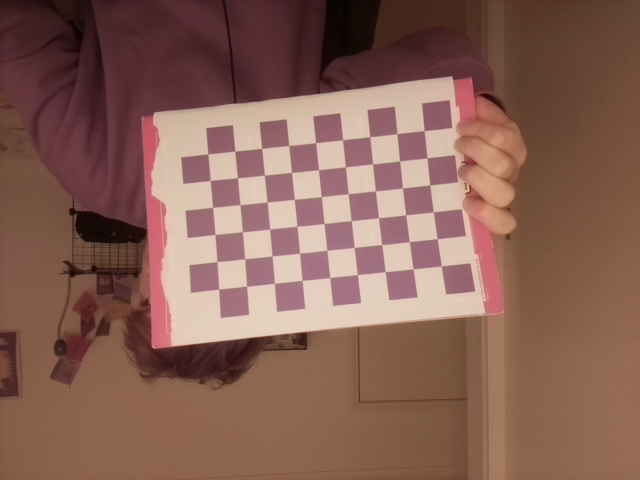
#> input picture calibrationImages/saved_img0.jpg, 640 x 480 px
$ python -i GreenTracking.py   (imports and definitions only)
#> lines starting #> are read from the running program, lines starting #| are printed output that depends on the picture; after the words box and inside, x2 and y2 are one past the last pixel; in counts of white or black regions, pixels touching at a corner belong together


import cv2 as cv
from imutils.video import VideoStream
import time
import numpy as np

def getArea(item):
    x,y,w,h = item
    return w*h

def findGreen(img):
    frame = img.copy()

    #colour bounds
    lowerBound = np.array([0, 0, 0])
    upperBound = np.array([360, 127, 51])
    kernelOpen = np.ones((5, 5))
    kernelClose = np.ones((20, 20))
    frame = cv.cvtColor(frame, cv.COLOR_RGB2HSV)
#> frame: shape (480, 640, 3); mean H, S, V 52.9, 107.1, 134.5
    frame = cv.inRange(frame, lowerBound, upperBound)
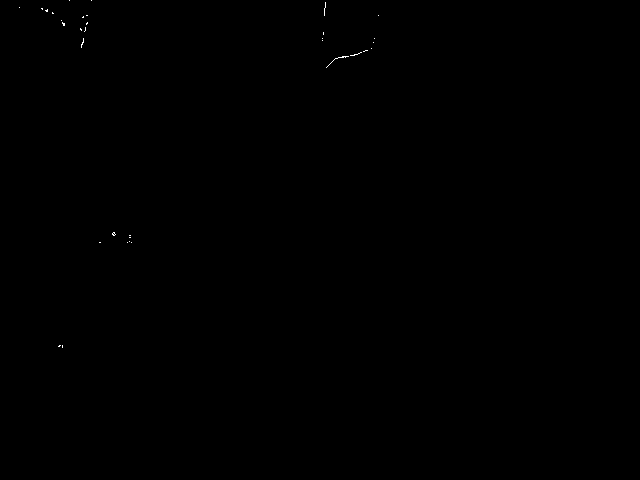
#> frame: shape (480, 640); 0.05% white in thin lines or dots, all inside (x1, y1, x2, y2) = (19, 0, 379, 348)
    frame = cv.morphologyEx(frame, cv.MORPH_OPEN, kernelOpen)
#> frame: shape (480, 640); every value is 0
    frame = cv.morphologyEx(frame, cv.MORPH_CLOSE, kernelClose)
    conts, h = cv.findContours(frame.copy(), cv.RETR_EXTERNAL, cv.CHAIN_APPROX_NONE)
#> conts = []; h = None
    greenItems = []
    for i in range(len(conts)):
        x, y, w, h = cv.boundingRect(conts[i])
        corners = [x, y, w, h]
        greenItems.append(corners)
#> this loop made 0 passes
#> after the loop, greenItems = []
    greenItems.sort(key=getArea)
    if len(greenItems)>0:
        x,y,w,h = greenItems[-1] #largest item
        cv.rectangle(img, (x, y), (x + w, y + h), (0, 0, 255), 2)
        return [x+w/2, y+w/2]
    else:
        return None


# [16 lines not run here, left out]

>>> import cv2
>>> picture = cv2.cvtColor(cv2.imread('../calibrationImages/saved_img0.jpg'), cv2.COLOR_BGR2RGB)
>>> result = findGreen(picture)

$ run again, on calibrationImages/saved_img1.jpg
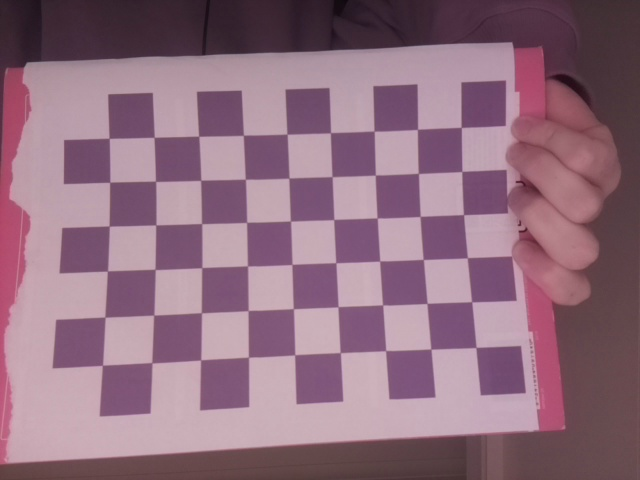
#> input picture calibrationImages/saved_img1.jpg, 640 x 480 px
#> in findGreen, `frame = cv.inRange(frame, lowerBound, upperBound)`:
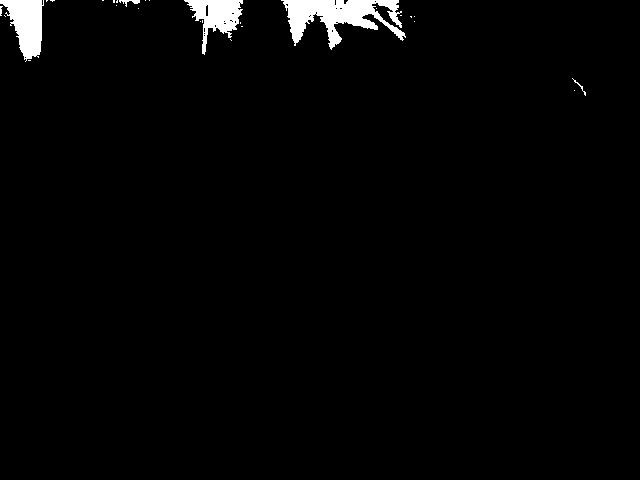
#> frame: shape (480, 640); 2% white; 28 white regions (23 under 20 px), largest, box (x1, y1, x2, y2) and area: (281, 0, 406, 50) 2941, (0, 0, 44, 62) 1612, (184, 0, 243, 55) 1411, (119, 0, 140, 7) 60, (572, 78, 586, 96) 33
#> in findGreen, `frame = cv.morphologyEx(frame, cv.MORPH_CLOSE, kernelClose)`:
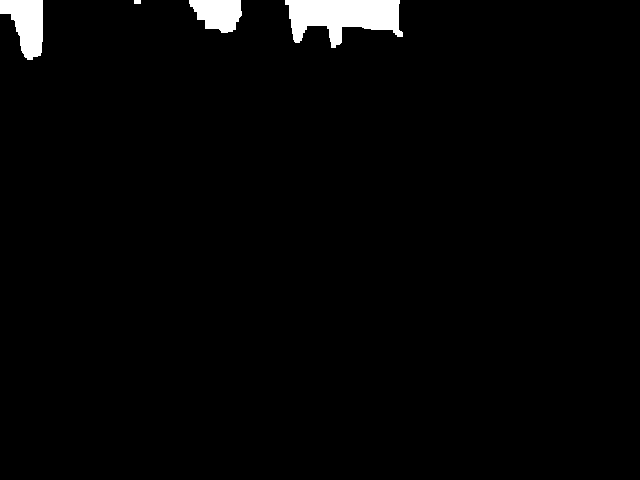
#> frame: shape (480, 640); 2.1% white; 4 white regions
#> in findGreen, `conts, h = cv.findContours(frame.copy(), cv.RETR_EXTERNAL, cv.CHAIN_AP..`: conts = 4 contours, 1 with area under 20; largest, box (x1, y1, x2, y2) and area: (285, 0, 403, 48) 3346, (0, 0, 43, 60) 1588, (189, 0, 242, 33) 1206; h = [[1, -1, -1, -1], [2, 0, -1, -1], [3, 1, -1, -1], [-1, 2, -1, -1]]
#> the loop in findGreen, `for i in range(len(conts)):` made 4 passes
#> (x, w, h, corners) on passes 1 to 4: (285, 118, 48, [285, 0, 118, 48]), (189, 53, 33, [189, 0, 53, 33]), (134, 7, 4, [134, 0, 7, 4]), (0, 43, 60, [0, 0, 43, 60])
#> after the loop in findGreen, `for i in range(len(conts)):`: greenItems = [[285, 0, 118, 48], [189, 0, 53, 33], [134, 0, 7, 4], [0, 0, 43, 60]]
#> in findGreen, `x,y,w,h = greenItems[-1]`: x = 285; w = 118; h = 48
#> result = [344, 59]

$ run again, on calibrationImages/saved_img10.jpg
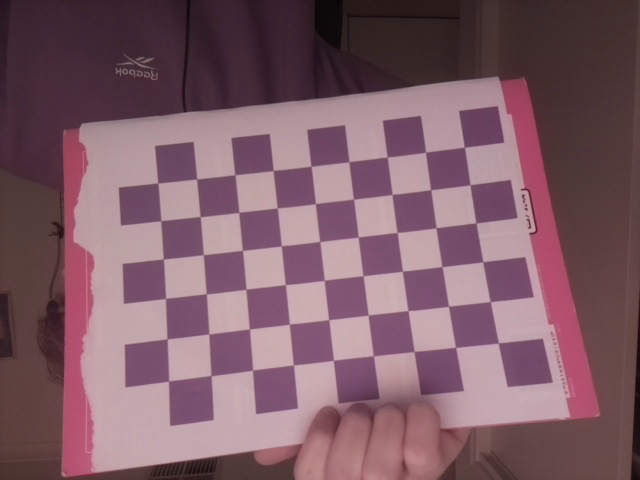
#> input picture calibrationImages/saved_img10.jpg, 640 x 480 px
#> in findGreen, `frame = cv.inRange(frame, lowerBound, upperBound)`:
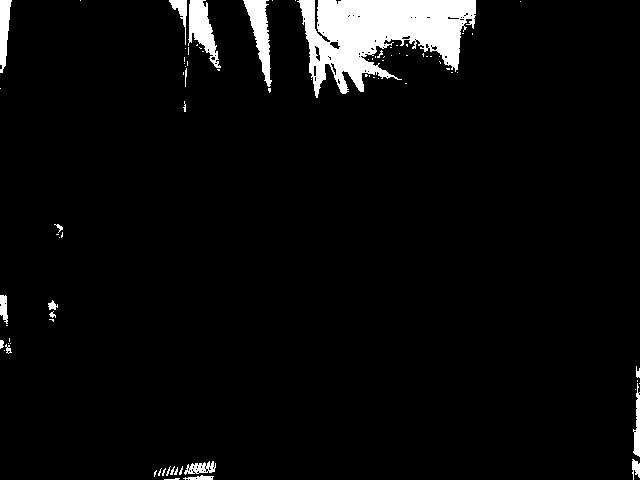
#> frame: shape (480, 640); 4.7% white; 83 white regions (64 under 20 px), largest, box (x1, y1, x2, y2) and area: (297, 0, 476, 98) 9882, (243, 0, 272, 87) 1101, (188, 0, 221, 68) 1064
#> in findGreen, `frame = cv.morphologyEx(frame, cv.MORPH_CLOSE, kernelClose)`:
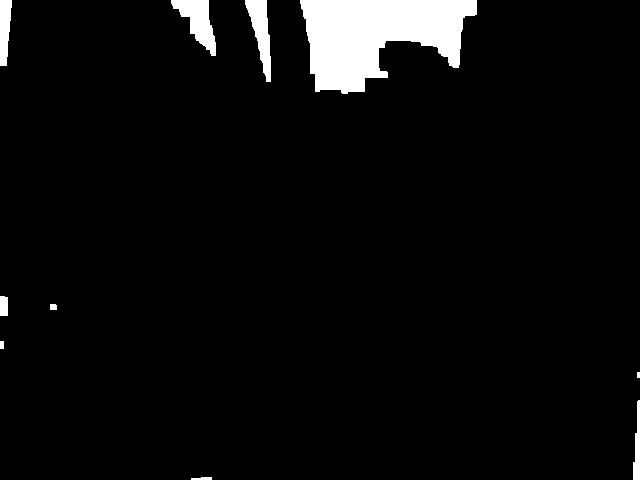
#> frame: shape (480, 640); 4.6% white; 10 white regions (1 under 20 px)
#> in findGreen, `conts, h = cv.findContours(frame.copy(), cv.RETR_EXTERNAL, cv.CHAIN_AP..`: conts = 10 contours, 1 with area under 20; largest, box (x1, y1, x2, y2) and area: (300, 0, 477, 94) 10302, (171, 0, 216, 56) 1125, (245, 0, 271, 82) 974, (0, 0, 12, 66) 546, (633, 400, 640, 480) 284; h = [[1, -1, -1, -1], [2, 0, -1, -1], [3, 1, -1, -1], [4, 2, -1, -1], [5, 3, -1, -1], [6, 4, -1, -1], [7, 5, -1, -1], [8, 6, -1, -1], [9, 7, -1, -1], [-1, 8, -1, -1]]
#> the loop in findGreen, `for i in range(len(conts)):` made 10 passes
#> (x, y, w, h) on passes 1 to 8: (191, 477, 21, 3), (633, 400, 7, 80), (637, 372, 3, 6), (0, 341, 4, 8), (50, 304, 7, 6), (0, 296, 8, 20), (300, 0, 177, 94), (245, 0, 26, 82)
#> after the loop in findGreen, `for i in range(len(conts)):`: greenItems = [[191, 477, 21, 3], [633, 400, 7, 80], [637, 372, 3, 6], [0, 341, 4, 8], [50, 304, 7, 6], [0, 296, 8, 20], [300, 0, 177, 94], [245, 0, 26, 82], [171, 0, 45, 56], [0, 0, 12, 66]]
#> in findGreen, `x,y,w,h = greenItems[-1]`: x = 300; w = 177; h = 94
#> result = [388.5, 88.5]

$ run again, on calibrationImages/saved_img11.jpg
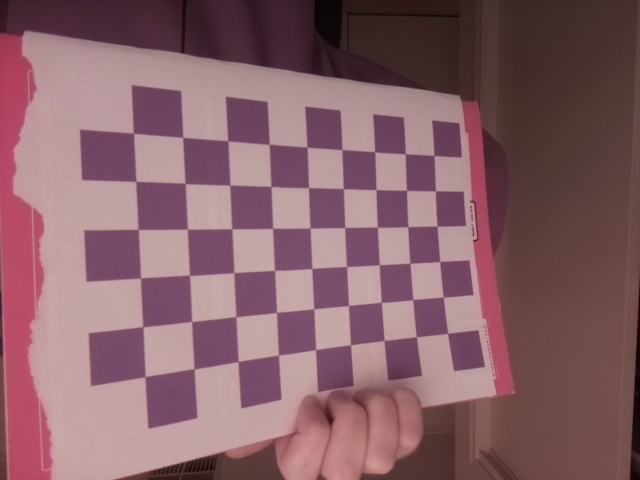
#> input picture calibrationImages/saved_img11.jpg, 640 x 480 px
#> in findGreen, `frame = cv.inRange(frame, lowerBound, upperBound)`:
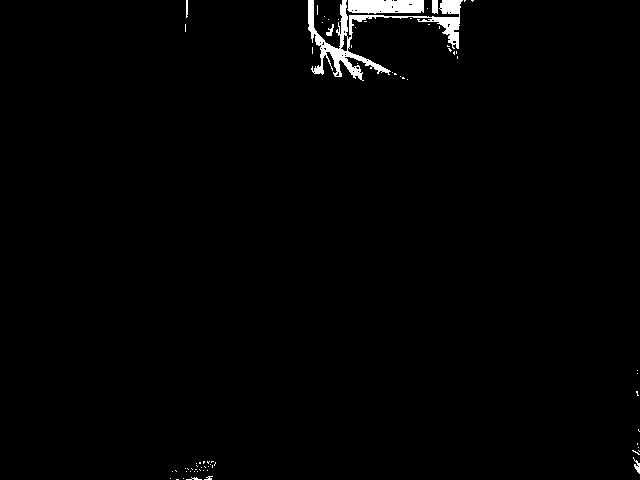
#> frame: shape (480, 640); 1.3% white; 71 white regions (63 under 20 px), largest, box (x1, y1, x2, y2) and area: (308, 0, 463, 81) 2577, (347, 0, 424, 14) 966, (432, 0, 438, 14) 80
#> in findGreen, `frame = cv.morphologyEx(frame, cv.MORPH_CLOSE, kernelClose)`:
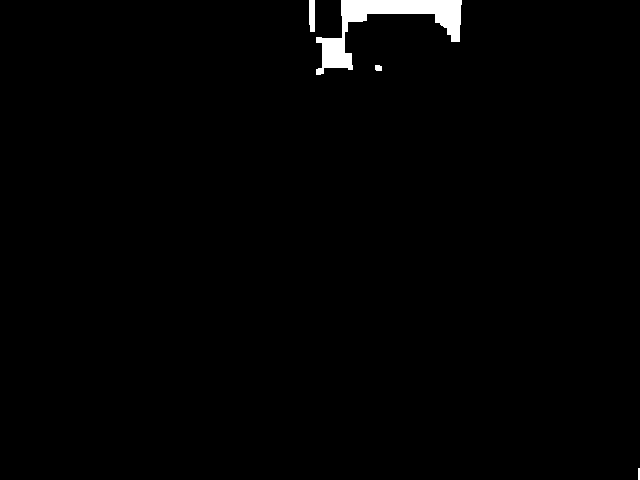
#> frame: shape (480, 640); 1.2% white; 4 white regions
#> in findGreen, `conts, h = cv.findContours(frame.copy(), cv.RETR_EXTERNAL, cv.CHAIN_AP..`: conts = 4 contours, 1 with area under 20; largest, box (x1, y1, x2, y2) and area: (316, 0, 462, 75) 3084, (309, 0, 315, 32) 148, (375, 65, 382, 71) 28; h = [[1, -1, -1, -1], [2, 0, -1, -1], [3, 1, -1, -1], [-1, 2, -1, -1]]
#> the loop in findGreen, `for i in range(len(conts)):` made 4 passes
#> (x, y, w, h) on passes 1 to 4: (638, 468, 2, 12), (375, 65, 7, 6), (316, 0, 146, 75), (309, 0, 6, 32)
#> after the loop in findGreen, `for i in range(len(conts)):`: greenItems = [[638, 468, 2, 12], [375, 65, 7, 6], [316, 0, 146, 75], [309, 0, 6, 32]]
#> in findGreen, `x,y,w,h = greenItems[-1]`: x = 316; w = 146; h = 75
#> result = [389, 73]
